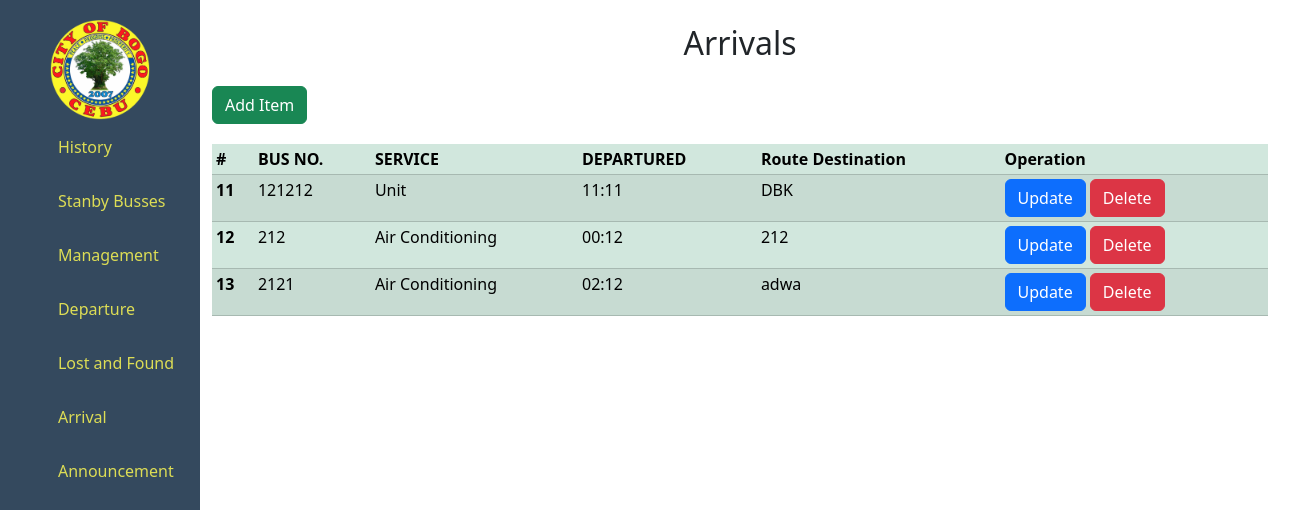
/Admin/06-Index.php, run on the app's committed database.
### tables this page shows
CREATE TABLE `arrival_tb` (
  `id` int(50) NOT NULL,
  `bus_no` int(100) NOT NULL,
  `unit` varchar(100) NOT NULL,
  `departured_time` varchar(100) NOT NULL,
  `route_destination` varchar(100) NOT NULL
);

### Admin/06-Index.php (the view, shortened to what this page needs)
<?php
include("sidevar.php");
include 'Connection.php';
?>
<!DOCTYPE html>
<html lang="en">
<head>
    <link href="https://cdn.jsdelivr.net/npm/bootstrap@5.3.2/dist/css/bootstrap.min.css" rel="stylesheet">
</head>
<body>
    <div class="container mt-4" style="margin-left: 200px; width:1080px;">
        <h2 class="text-center mt-4 mb-4">Arrivals</h2>
        <button type="button" class="btn btn-success" data-bs-toggle="modal" data-bs-target="#addItemModal" style="margin-bottom: 20px;">Add Item</button>
        <table class="table table-success table-striped table-sm">
            <thead>
                <tr>
                    <th scope="col">#</th>
                    <th scope="col">BUS NO.</th>
                    <th scope="col">SERVICE</th>
                    <th scope="col">DEPARTURED</th>
                    <th scope="col">Route Destination</th>
                    <th scope="col">Operation</th>
                </tr>
            </thead>
            <tbody>
                <?php
                $sql = "SELECT * FROM arrival_tb";
                $result = mysqli_query($conn, $sql);
                while ($row = mysqli_fetch_assoc($result)) {
                    $id = $row['id'];
                    $bus_no = $row['bus_no'];
                    $unit = $row['unit'];
                    $departure_time = $row['departured_time'];
                    $route = $row['route_destination'];
                    echo '
                        <tr>
                            <th scope="row" class="bus_id">' . $id . '</th>
                            <td>' . $bus_no . '</td>
                            <td>' . $unit . '</td>
                            <td>' . $departure_time . '</td>
                            <td>' . $route . '</td>
                            <td>
                                <a href="#" class="btn btn-primary update_data" data-toggle="modal" data-target="#update_modal" data-id="' . $id . '">Update</a>
                                <button class="btn btn-danger" role="button" onclick="confirmDelete(' . $id . ')">Delete</button>
                            </td>
                        </tr>';
                }
                ?>
            </tbody>
        </table>
    </div>
</body>
</html>

### Admin/sidevar.php (style rules this page uses)
body { background: #34495E; color: #dd5; margin: 0; padding: 0; }

### data on the page
arrival_tb: id "11", bus_no "121212", unit "Unit", departured_time "11:11", route_destination "DBK"
arrival_tb: id "12", bus_no "212", unit "Air Conditioning", departured_time "00:12", route_destination "212"
arrival_tb: id "13", bus_no "2121", unit "Air Conditioning", departured_time "02:12", route_destination "adwa"
